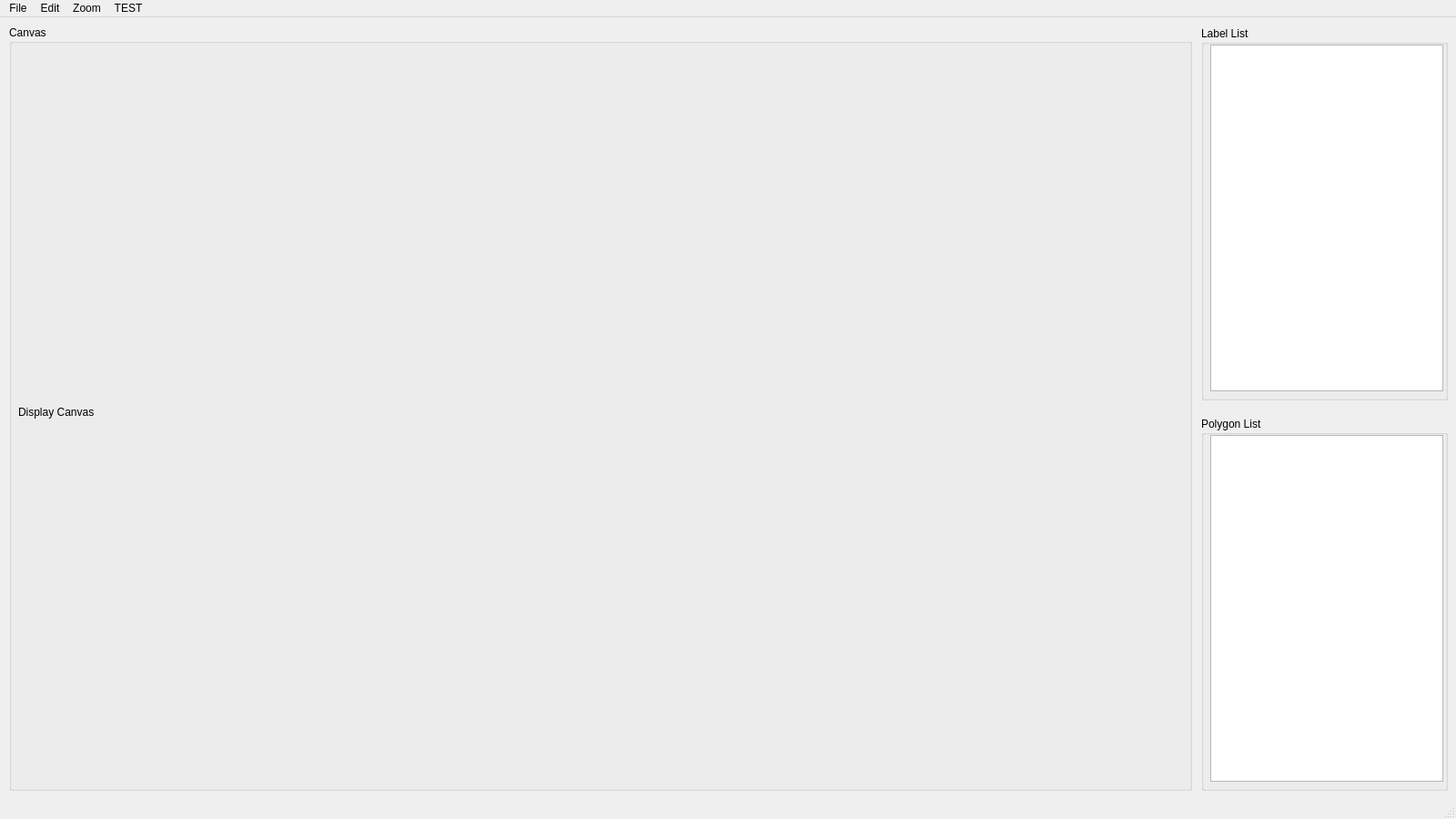
<?xml version="1.0" encoding="UTF-8"?>
<ui version="4.0">
 <class>MainWindow</class>
 <widget class="QMainWindow" name="MainWindow">
  <property name="geometry">
   <rect>
    <x>0</x>
    <y>0</y>
    <width>1600</width>
    <height>900</height>
   </rect>
  </property>
  <property name="sizePolicy">
   <sizepolicy hsizetype="Fixed" vsizetype="Fixed">
    <horstretch>0</horstretch>
    <verstretch>0</verstretch>
   </sizepolicy>
  </property>
  <property name="minimumSize">
   <size>
    <width>1600</width>
    <height>900</height>
   </size>
  </property>
  <property name="maximumSize">
   <size>
    <width>1600</width>
    <height>900</height>
   </size>
  </property>
  <property name="cursor">
   <cursorShape>ArrowCursor</cursorShape>
  </property>
  <property name="mouseTracking">
   <bool>false</bool>
  </property>
  <property name="windowTitle">
   <string>Hand Annot</string>
  </property>
  <property name="autoFillBackground">
   <bool>false</bool>
  </property>
  <widget class="QWidget" name="centralwidget">
   <widget class="QGroupBox" name="groupBox_Canvas">
    <property name="geometry">
     <rect>
      <x>10</x>
      <y>9</y>
      <width>1300</width>
      <height>841</height>
     </rect>
    </property>
    <property name="title">
     <string>Canvas</string>
    </property>
    <widget class="QLabel" name="label_Canvas">
     <property name="geometry">
      <rect>
       <x>10</x>
       <y>20</y>
       <width>1280</width>
       <height>810</height>
      </rect>
     </property>
     <property name="cursor">
      <cursorShape>PointingHandCursor</cursorShape>
     </property>
     <property name="focusPolicy">
      <enum>Qt::NoFocus</enum>
     </property>
     <property name="text">
      <string>Display Canvas</string>
     </property>
    </widget>
   </widget>
   <widget class="QGroupBox" name="groupBox_LabelList">
    <property name="geometry">
     <rect>
      <x>1320</x>
      <y>10</y>
      <width>271</width>
      <height>411</height>
     </rect>
    </property>
    <property name="title">
     <string>Label List</string>
    </property>
    <widget class="QListWidget" name="listWidget_LabelList">
     <property name="geometry">
      <rect>
       <x>10</x>
       <y>20</y>
       <width>256</width>
       <height>381</height>
      </rect>
     </property>
    </widget>
   </widget>
   <widget class="QGroupBox" name="groupBox_PolygonList">
    <property name="geometry">
     <rect>
      <x>1320</x>
      <y>439</y>
      <width>271</width>
      <height>411</height>
     </rect>
    </property>
    <property name="title">
     <string>Polygon List</string>
    </property>
    <widget class="QListWidget" name="listWidget_PolygonList">
     <property name="geometry">
      <rect>
       <x>10</x>
       <y>20</y>
       <width>256</width>
       <height>381</height>
      </rect>
     </property>
    </widget>
   </widget>
  </widget>
  <widget class="QMenuBar" name="menubar">
   <property name="geometry">
    <rect>
     <x>0</x>
     <y>0</y>
     <width>1600</width>
     <height>21</height>
    </rect>
   </property>
   <widget class="QMenu" name="menu_File">
    <property name="title">
     <string>File</string>
    </property>
    <addaction name="action_Open"/>
    <addaction name="action_Save"/>
    <addaction name="separator"/>
    <addaction name="action_Exit"/>
   </widget>
   <widget class="QMenu" name="menu_Edit">
    <property name="title">
     <string>Edit</string>
    </property>
    <widget class="QMenu" name="menu_Create">
     <property name="sizePolicy">
      <sizepolicy hsizetype="Preferred" vsizetype="Preferred">
       <horstretch>0</horstretch>
       <verstretch>0</verstretch>
      </sizepolicy>
     </property>
     <property name="tearOffEnabled">
      <bool>false</bool>
     </property>
     <property name="title">
      <string>Create</string>
     </property>
     <property name="separatorsCollapsible">
      <bool>false</bool>
     </property>
     <property name="toolTipsVisible">
      <bool>false</bool>
     </property>
     <addaction name="action_Polygon"/>
     <addaction name="action_Gesture_Polygon"/>
     <addaction name="action_Rectangle"/>
     <addaction name="action_Circle"/>
     <addaction name="action_Line"/>
     <addaction name="action_Dot"/>
    </widget>
    <addaction name="menu_Create"/>
    <addaction name="action_Retouch"/>
    <addaction name="action_Delete"/>
    <addaction name="separator"/>
    <addaction name="action_Auto_Annotation"/>
   </widget>
   <widget class="QMenu" name="menu_Zoom">
    <property name="title">
     <string>Zoom</string>
    </property>
    <addaction name="action_Zoom_In"/>
    <addaction name="action_Zoom_Out"/>
    <addaction name="separator"/>
    <addaction name="action_Fit"/>
   </widget>
   <widget class="QMenu" name="menu_TEST">
    <property name="title">
     <string>TEST</string>
    </property>
    <addaction name="action_Add_Label"/>
    <addaction name="action_Delete_Label"/>
   </widget>
   <addaction name="menu_File"/>
   <addaction name="menu_Edit"/>
   <addaction name="menu_Zoom"/>
   <addaction name="menu_TEST"/>
  </widget>
  <widget class="QStatusBar" name="statusBar">
   <property name="cursor">
    <cursorShape>ForbiddenCursor</cursorShape>
   </property>
  </widget>
  <action name="action_Open">
   <property name="text">
    <string>Open</string>
   </property>
   <property name="shortcut">
    <string>Ctrl+O</string>
   </property>
  </action>
  <action name="action_Save">
   <property name="text">
    <string>Save</string>
   </property>
   <property name="shortcut">
    <string>Ctrl+S</string>
   </property>
  </action>
  <action name="action_Retouch">
   <property name="text">
    <string>Retouch</string>
   </property>
  </action>
  <action name="action_Delete">
   <property name="text">
    <string>Delete</string>
   </property>
   <property name="shortcut">
    <string>Del</string>
   </property>
  </action>
  <action name="action_Auto_Annotation">
   <property name="text">
    <string>Auto Annotation</string>
   </property>
  </action>
  <action name="action_Polygon">
   <property name="text">
    <string>Polygon</string>
   </property>
  </action>
  <action name="action_Gesture_Polygon">
   <property name="text">
    <string>Gesture Polygon</string>
   </property>
  </action>
  <action name="action_Rectangle">
   <property name="text">
    <string>Rectangle</string>
   </property>
  </action>
  <action name="action_Circle">
   <property name="text">
    <string>Circle</string>
   </property>
  </action>
  <action name="action_Line">
   <property name="text">
    <string>Line</string>
   </property>
  </action>
  <action name="action_Dot">
   <property name="text">
    <string>Dot</string>
   </property>
  </action>
  <action name="action_Zoom_In">
   <property name="text">
    <string>Zoom In</string>
   </property>
   <property name="shortcut">
    <string>+</string>
   </property>
  </action>
  <action name="action_Zoom_Out">
   <property name="text">
    <string>Zoom Out</string>
   </property>
   <property name="shortcut">
    <string>-</string>
   </property>
  </action>
  <action name="action_Fit">
   <property name="text">
    <string>Fit</string>
   </property>
  </action>
  <action name="action_Exit">
   <property name="text">
    <string>Exit</string>
   </property>
  </action>
  <action name="action_Add_Label">
   <property name="text">
    <string>Add Label</string>
   </property>
  </action>
  <action name="action_Delete_Label">
   <property name="text">
    <string>Delete Label</string>
   </property>
  </action>
 </widget>
 <resources/>
 <connections/>
</ui>
